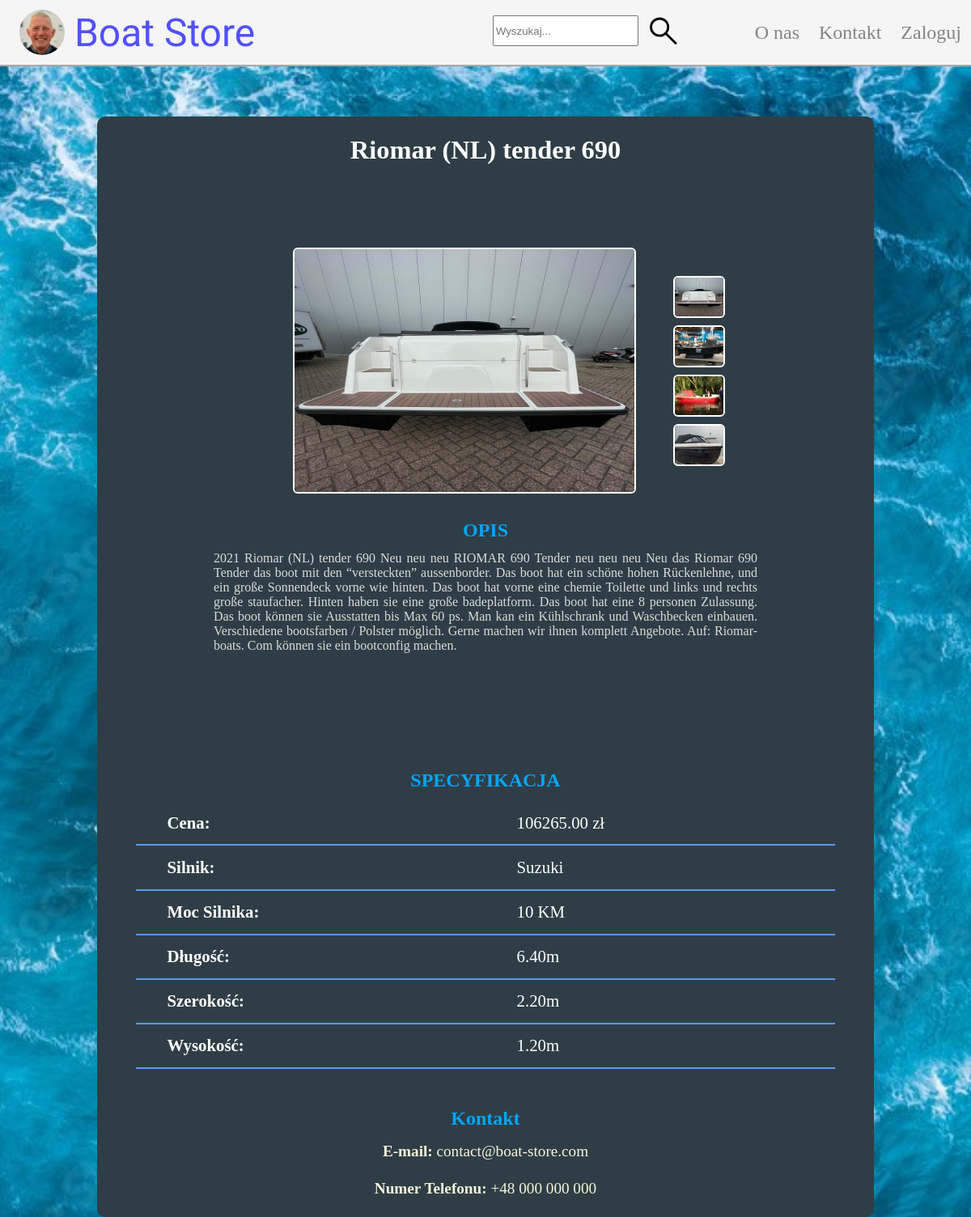
/PHP/boat.php?id=3, run on the app's committed database.
### tables this page shows
CREATE TABLE `boats` (
  `id` int(11) NOT NULL,
  `model` varchar(50) NOT NULL,
  `production_year` int(11) NOT NULL,
  `price` decimal(10,2) NOT NULL,
  `length` decimal(10,2) NOT NULL,
  `height` decimal(10,2) NOT NULL,
  `width` decimal(10,2) NOT NULL,
  `category` enum('engine_boat','rowing_boat','sailing_boat') NOT NULL,
  `engine` varchar(100) NOT NULL,
  `fuel_type` enum('electric','diesel','gas','other') NOT NULL,
  `horse_power` int(11) NOT NULL,
  `main_img_path` varchar(50) NOT NULL,
  `description` text DEFAULT NULL
);

CREATE TABLE `images` (
  `boat_id` int(11) NOT NULL,
  `file_path` varchar(150) NOT NULL,
  `id` int(11) NOT NULL
);

### PHP/boat.php (the view, shortened to what this page needs)
<?php
    $boat_id = $_GET['id'] ?? null;
    $email = $_SESSION['email'] ?? null;
    $db = new PDO('mysql:host=localhost;dbname=boat_store', 'root', '');
    $stmt = $db -> query("SELECT DISTINCT * FROM boats WHERE boats.id = {$boat_id}");
    $boat = $stmt -> fetch();
    $stmt2 = $db -> query("SELECT file_path FROM images WHERE boat_id = '$boat_id'");
    $img = $stmt2 -> fetchAll();
?>
<!DOCTYPE html>
<html lang="en">
<head>
    <link rel="stylesheet" href="../boat_view.css">
</head>
<body>
    <div class="nav">
        <img src="../images/captain.png" alt="captain" class="logo">
        <a href="../index.php" class="title">Boat Store</a>
        <div class="navbar">
        <form action="./index.php" method="get" class="search" autocomplete="off">
                <input type="text" name="search" id="search" class="search_input" placeholder="Wyszukaj...">
                <button type="submit" class="search_icon"></button>
            </form>
            <a href="#about_us" class="menu">O nas</a>
            <a href="#contact" class="menu">Kontakt</a>
            <?php if($email == null): ?>
                <a href="./PHP/login.php" class="menu">Zaloguj</a>
            <?php endif; ?>
        </div>
    </div>
    <div class="middle">
        <h4><?= $boat['model'] ?></h4>
        <div class="middle margin0">
            <img src="<?= $img[0]['file_path'] ?>" class="boat_img margin0" id="boat_img" alt="">
            <ul>
                <?php foreach($img as $i): ?>
                    <li id="small_img">
                        <button data-src="<?= $i['file_path']?>" class="small_btn">
                            <img src="<?= $i['file_path'] ?>" alt="obrazek" class="small_img">
                        </button>
                    </li>
                <?php endforeach; ?>
            </ul>
        </div>
        <div class="description" id="description">
            <h3>OPIS</h3>
            <p class="desc"><?= $boat['description'] ?></p>
        </div>
        <div class="stats" id="specification">
            <h3 id="specification">SPECYFIKACJA</h3>
            <div class="boat_info_seg">
                <span class="boat_info b">Cena: </span>
                <span class="boat_info"><?= $boat['price'] ?> zł</span>
            </div>
            <div class="boat_info_seg">
                <span class="boat_info b">Silnik: </span>
                <span class="boat_info"><?= $boat['engine'] ?></span>
            </div>
            <div class="boat_info_seg">
                <span class="boat_info b">Moc Silnika: </span>
                <span class="boat_info"><?= $boat['horse_power'] ?> KM</span>
            </div>
            <div class="boat_info_seg">
                <span class="boat_info b">Długość: </span>
                <span class="boat_info"><?= $boat['length'] ?>m</span>
            </div>
            <div class="boat_info_seg">
                <span class="boat_info b">Szerokość: </span>
                <span class="boat_info"><?= $boat['width'] ?>m</span>
            </div>
            <div class="boat_info_seg">
                <span class="boat_info b">Wysokość: </span>
                <span class="boat_info"><?= $boat['height'] ?>m</span>
            </div>
        </div>
        <div class="footer">
            <h3 id="contact">Kontakt</h3>
                <div class="kontakt">
                    <span class="b">E-mail: </span><span class="">contact@boat-store.com</span>
                </div>
                <div class="kontakt">
                    <span class="b">Numer Telefonu: </span><span class=""> +48 000 000 000</span>
                </div>
        </div>
    </div>
</body>
</html>

### boat_view.css (style rules this page uses)
* { margin: 0; }
html { height: 100%; width: 100%; scroll-behavior: smooth; }
body { height: 100%; width: 100%; display: flex; flex-wrap: wrap; justify-content: center; }
h4 { text-align: center; margin: 0; padding: 0.7em; font-size: 2.7vw; color: white; width: 100%; }
.nav { position: fixed; top: 0; display: flex; width: 100%; height:10vh; border-bottom: solid 2px darkgray; background-color: whitesmoke; align-items: center; z-index: 1; }
.logo { margin: 1vh; margin-left: 2vw; margin-right: 1vw; height: 70%; border-radius: 50%; }
.title { display: flex; justify-content: center; align-items: center; margin: 0; font-family: "Sail", sans-serif; font-size: 6vh; text-decoration: none; color: rgb(81, 81, 250); }
.navbar { display: flex; position: absolute; height: 100%; align-items: center; right: 0px; }
.menu { font-size: 3vh; margin: 1vw; text-decoration: none; color: rgb(133, 132, 132); }
.search { display: flex; flex-direction: row; margin-right: 8vw; resize: both; width: 18vw; height: 100%; }
.search_icon { background: none; border: none; width: 1vw; }
.search_input { width: 80%; height: 40%; transform: translateY(50%); }
.middle { display: flex; justify-content: center; align-items: center; align-self: center; flex-wrap: wrap; overflow: hidden; position: relative; top: 10vh; margin-top: 8vh; width: 80vw; background-color: #2f3e46; border-radius: 10px; }
.stats { display: flex; flex-wrap: wrap; width: 90%; height: 100%; margin-top: 10vw; background-color: #2f3e46; border-radius: 10px; }
.small_btn { width: 1vw; background: none; border: none; margin-top: 0.5vh; }
ul { list-style: none; }
.small_img { height: 6vh; width: 5vw; border-radius: 0.5vw; border: 2px solid rgb(255, 255, 255); }
.boat_img { width: 35vw; height: 25vw; margin-top: 1vh; border-radius: 0.5vw; border: 2px solid white; }
.margin0 { margin: 0; }
.description { text-align: justify; margin-left: 10vw; margin-right: 10vw; margin-top: 11vh; padding: 2vw; font-size: 1rem; color: rgb(219, 219, 219); }
h3 { font-size: 2vw; text-align: center; margin-bottom: 1vw; color: #00a6ff; width: 100%; }
.b { font-weight: bold; }
.boat_info { width: inherit; color: white; font-size: 1.3em; margin: 0; margin-left: 2vw; padding: 0.7em; }
.boat_info_seg { display: flex; width: 100%; border-bottom: solid 2px rgb(91, 152, 245); }
.kontakt { color: beige; font-size: 1.2rem; text-align: center; margin-top: 2vh; margin-bottom: 3vh; }
.footer { width: 100%; margin-top: 3em; background-color: #2f3e46; }
#description { scroll-margin-top: 10vh; }

### data on the page
boats: model "Riomar (NL) tender 690", description "2021 Riomar (NL) tender 690 Neu neu neu RIOMAR 690 Tender neu neu neu Neu das Riomar 690 Tender das boot mit den “versteckten” aussenborder. Das boot hat ein schöne hohen Rückenlehne, und ein große Sonnendeck vorne wie hinten. Das boot hat vorne eine chemie Toilette und links und rechts große staufacher. Hinten haben sie eine große badeplatform. Das boot hat eine 8 personen Zulassung. Das boot können sie Ausstatten bis Max 60 ps. Man kan ein Kühlschrank und Waschbecken einbauen. Verschiedene bootsfarben / Polster möglich. Gerne machen wir ihnen komplett Angebote. Auf: Riomar-boats. Com können sie ein bootconfig machen.", price "106265.00", engine "Suzuki", horse_power "10", length "6.40", width "2.20", height "1.20"
images: file_path (picture)
images: file_path (picture)
images: file_path (picture)
images: file_path (picture)
